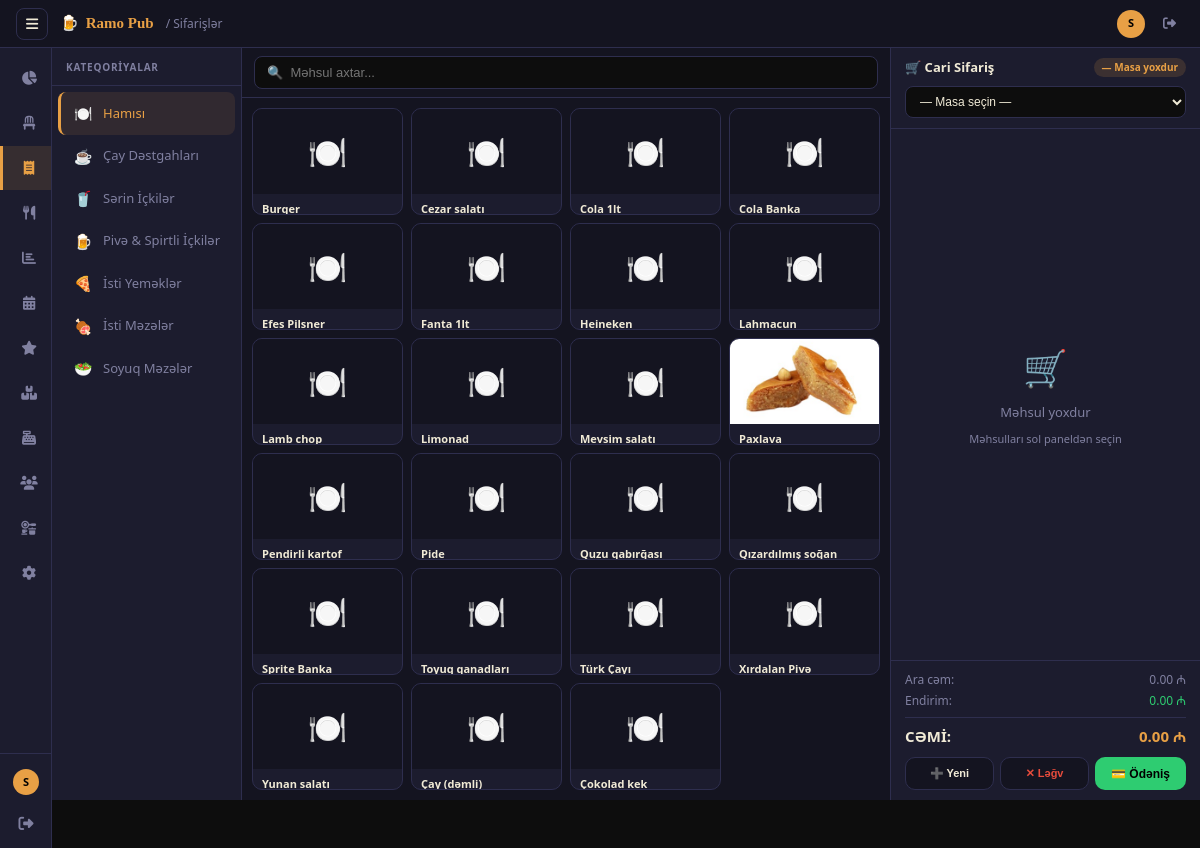
The page /orders/ (signed in) on the database as committed earlier.
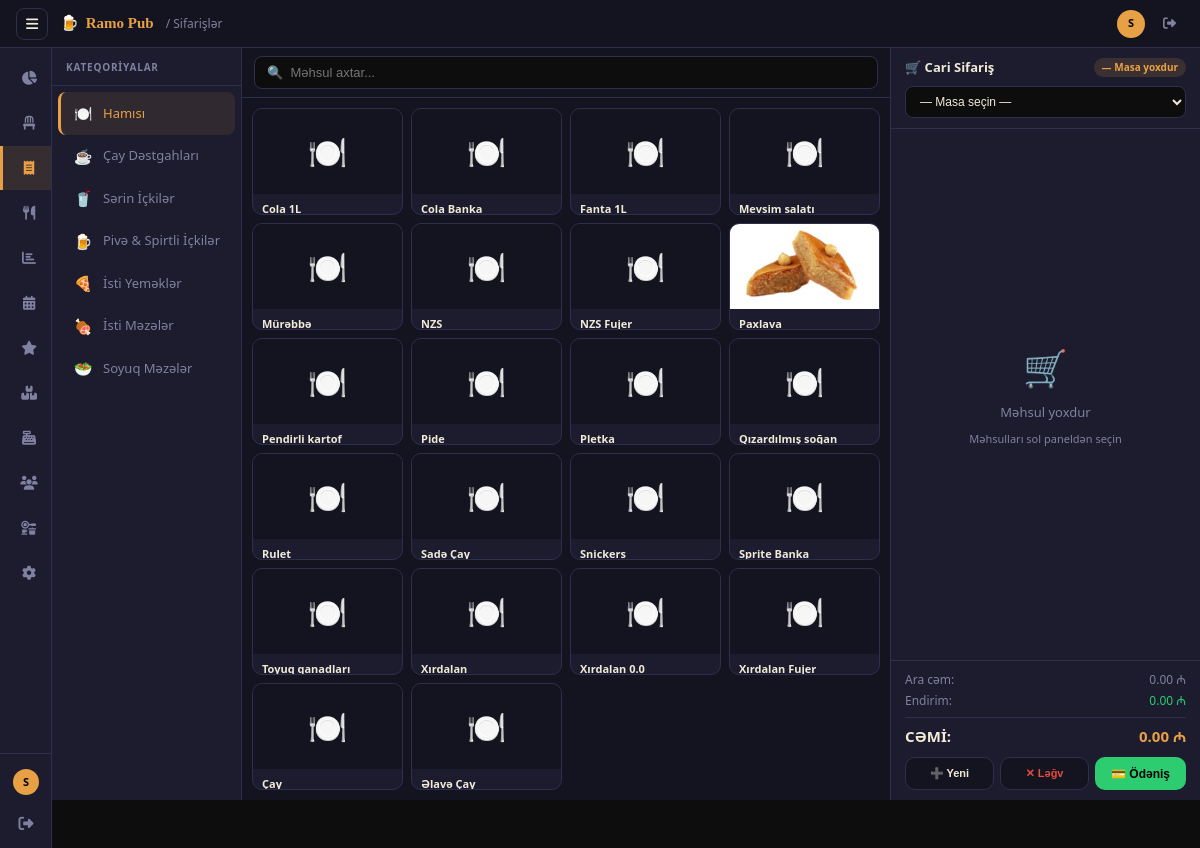
The same page on the database as committed later.
### database/models.py (models this page shows)
class MenuCategory(Base):
    __tablename__ = "menu_categories"
    id          = Column(Integer, primary_key=True, index=True)
    name        = Column(String(100), nullable=False)
    name_az     = Column(String(100), nullable=True)
    name_en     = Column(String(100), nullable=True)
    description = Column(Text)
    icon        = Column(String(50))   # emoji və ya icon adı
    sort_order  = Column(Integer, default=0)
    parent_id   = Column(Integer, ForeignKey("menu_categories.id"), nullable=True)
    is_active   = Column(Boolean, default=True)
    items = relationship("MenuItem", back_populates="category")

class MenuItem(Base):
    __tablename__ = "menu_items"
    id          = Column(Integer, primary_key=True, index=True)
    category_id = Column(Integer, ForeignKey("menu_categories.id"))
    name        = Column(String(150), nullable=False)
    description = Column(Text)
    price       = Column(Float, nullable=False)
    cost_price  = Column(Float, default=0.0)   # Maya dəyəri
    image_url   = Column(Text, nullable=True)
    prep_time_min = Column(Integer, default=0)
    image_path  = Column(String(255))
    inventory_item_id = Column(Integer, ForeignKey("inventory_items.id"), nullable=True)
    is_available = Column(Boolean, default=True)
    is_active   = Column(Boolean, default=True)
    created_at  = Column(DateTime, server_default=func.now())
    category    = relationship("MenuCategory", back_populates="items")
    order_items = relationship("OrderItem", back_populates="menu_item")
    inventory_item = relationship("InventoryItem", back_populates="menu_items")

### web/routes/orders.py (the view)
@bp.route("/")
@permission_required("take_orders")
def index():
    c = _check()
    if c:
        return c
    table_id = request.args.get("table_id", type=int)
    order_id = request.args.get("order_id", type=int)
    active  = svc.get_active_orders(g.db)
    today   = svc.get_today_orders(g.db)
    summary = svc.get_today_summary(g.db)
    tables  = table_svc.get_all(g.db)
    selected_table = table_svc.get_by_id(g.db, table_id) if table_id else None
    if selected_table:
        active = [o for o in active if o.table_id == selected_table.id]
    selected_order = None
    if order_id:
        selected_order = svc.get_order(g.db, order_id)
    elif selected_table and active:
        selected_order = active[0]
    categories = menu_svc.get_categories(g.db)
    menu_items = menu_svc.get_items(g.db, active_only=True, available_only=True)
    return render_template(
        "orders/index.html",
        active          = active,
        today           = today,
        summary         = summary,
        tables          = tables,
        selected_table  = selected_table,
        selected_order  = selected_order,
        categories      = categories,
        menu_items      = menu_items,
    )

### database/connection.py (called while the page is built)
def get_db():
    if SessionLocal is None:
        raise RuntimeError("Verilənlər bazası inisializasiya edilməyib.")
    return SessionLocal()

### modules/auth/permissions.py (called while the page is built)
    def get_permissions(self, role: str | None) -> Set[str]:
        if not role:
            return set()
        return ROLE_PERMISSIONS.get(role, set())

    def has_permission(self, role: str | None, permission: str) -> bool:
        return permission in self.get_permissions(role)

### modules/menu/menu_service.py (called while the page is built)
    def get_categories(self, db: Session, active_only: bool = True):
        q = db.query(MenuCategory)
        if active_only:
            q = q.filter(MenuCategory.is_active == True)
        return q.order_by(MenuCategory.sort_order, MenuCategory.name).all()

    def get_items(self, db: Session, category_id: int = None, active_only: bool = True, available_only: bool = False):
        q = db.query(MenuItem)
        if active_only:
            q = q.filter(MenuItem.is_active == True)
        if available_only:
            q = q.filter(MenuItem.is_available == True)
        if category_id:
            q = q.filter(MenuItem.category_id == category_id)
        return q.order_by(MenuItem.name).all()

### web/templates/orders/index.html (shortened to what the changed rows need)
{% extends "base.html" %}
{% block content %}
<div class="pos-layout">
    <div class="col-cat">
        <div class="cat-list">
            <div class="cat-row active" data-cat="all" onclick="setCat(this,'all')">
                <span class="cat-ico">🍽️</span> Hamısı
            </div>
            {% for cat in categories %}
            <div class="cat-row" data-cat="{{ cat.id }}" onclick="setCat(this,{{ cat.id }})">
                <span class="cat-ico">{{ cat.icon or '🍴' }}</span>
                {{ cat.name }}
            </div>
            {% endfor %}
        </div>
    </div>
    <div class="col-prod">
        <div class="prod-grid" id="prodGrid">
            {% for item in menu_items %}
            <div class="prod-card"
                 data-cat="{{ item.category_id }}"
                 data-name="{{ item.name | lower }}"
                 data-id="{{ item.id }}"
                 data-price="{{ item.price }}"
                 onclick="addProd({{ item.id }},'{{ item.name|replace("'","\\'") }}',{{ item.price }})">
                <div class="prod-img">
                    {% if item.image_path %}
                    <img src="{{ media_url(item.image_path) }}" alt="{{ item.name }}"
                         onerror="this.style.display='none';this.nextElementSibling.style.display='flex'">
                    {% else %}
                    <span class="prod-emoji">🍽️</span>
                    {% endif %}
                </div>
                <div class="prod-body">
                    <div class="prod-name" title="{{ item.name }}">{{ item.name }}</div>
                </div>
            </div>
            {% endfor %}
        </div>
    </div>
</div>
{% endblock %}

Rows that differ between the two databases and show on the page:
no longer on this page (row edited): MenuItem: name "Burger"
no longer on this page (row edited): MenuItem: name "Cezar salatı"
no longer on this page (row edited): MenuItem: name "Efes Pilsner"
no longer on this page (row edited): MenuItem: name "Heineken"
no longer on this page (row edited): MenuItem: name "Lahmacun"
no longer on this page (row edited): MenuItem: name "Lamb chop"
no longer on this page (row edited): MenuItem: name "Limonad"
no longer on this page (row edited): MenuItem: name "Quzu qabırğası"
no longer on this page (row edited): MenuItem: name "Türk Çayı"
no longer on this page (row edited): MenuItem: name "Yunan salatı"
no longer on this page (row edited): MenuItem: name "Çay (dəmli)"
no longer on this page (row edited): MenuItem: name "Çokolad kek"
changed MenuItem: name "Cola 1lt" → "Cola 1L"
changed MenuItem: name "Fanta 1lt" → "Fanta 1L"
added MenuItem: name "Mürəbbə"
added MenuItem: name "NZS"
added MenuItem: name "NZS Fujer"
added MenuItem: name "Pletka"
added MenuItem: name "Rulet"
added MenuItem: name "Sadə Çay"
added MenuItem: name "Snickers"
changed MenuItem: name "Xırdalan Pivə" → "Xırdalan"
added MenuItem: name "Xırdalan 0.0"
added MenuItem: name "Xırdalan Fujer"
added MenuItem: name "Çay"
added MenuItem: name "Əlavə Çay"
